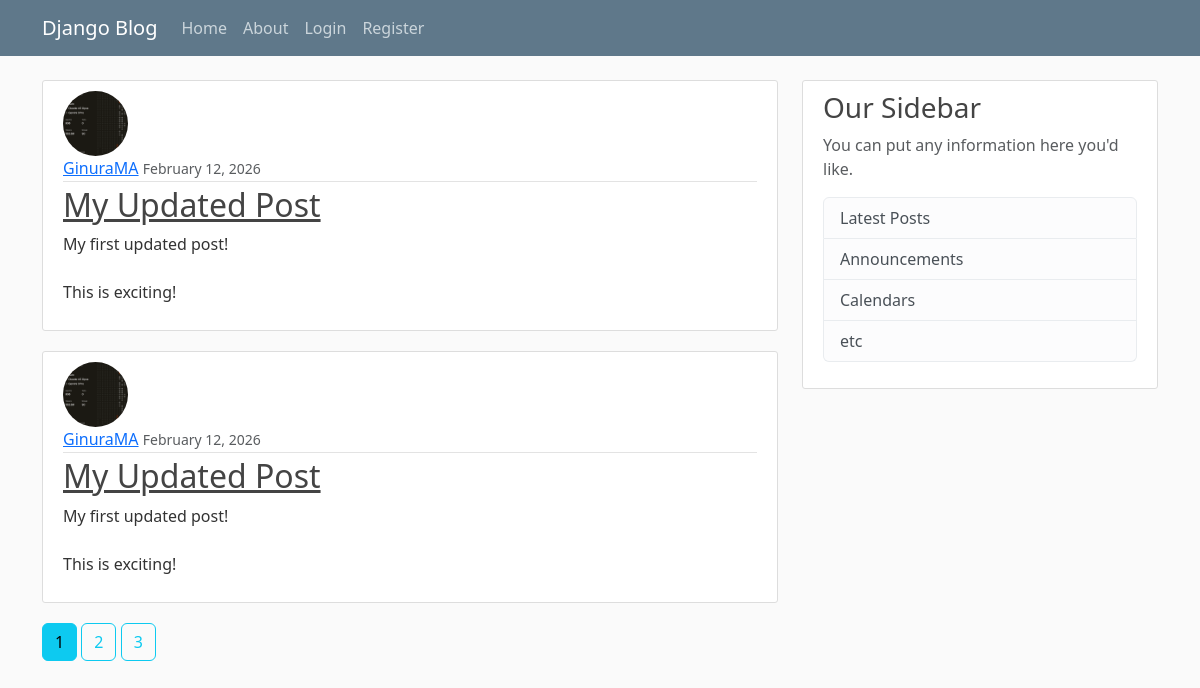
The page / on the database its author committed.
### blog/models.py (models this page shows, shortened)
class Post(models.Model):
    title = models.CharField(max_length=100)
    content = models.TextField()
    date_posted = models.DateField(default=timezone.now)
    author = models.ForeignKey(User, on_delete=models.CASCADE)

### users/models.py (models this page shows, shortened)
class Profile(models.Model):
    user = models.OneToOneField(User, on_delete=models.CASCADE)
    image = models.ImageField(default='default.jpg', upload_to='profile_pics')

### blog/views.py (the view)
# urls.py: path('', PostListView.as_view(), name='blog-home'),
class PostListView(ListView):
    model = Post
    template_name = 'blog/home.html' #it will automatically look inside templates folder
    context_object_name = 'posts'
    ordering = ['-date_posted'] #this order the posts from newest to oldest
    paginate_by = 2

### blog/templates/blog/home.html (shortened to what this page needs)
{% extends "blog/base.html" %}
{% block content %}
    {% for post in posts%}
        <article class="media content-section">
            <img class="rounded-circle article-img" src="{{ post.author.profile.image.url }}">
            <div class="media-body">
                <div class="article-metadata">
                <a class="mr-2" href="#">{{ post.author }}</a>
                <small class="text-muted">{{ post.date_posted|date:"F d, Y" }}</small>
                </div>
                <h2><a class="article-title" href="{% url 'post-detail' post.id %}">{{ post.title }}</a></h2>
                <p class="article-content">{{ post.content }}</p>
            </div>
        </article>
    {% endfor %}
    {% if is_paginated %}
        {% for num in page_obj.paginator.page_range %}
            {% if page_obj.number == num %}
                <a class="btn btn-info mb-4" href="?page={{ num }}">{{ num }}</a>
            {% elif num > page_obj.number|add:'-3' and num < page_obj.number|add:'3'%}
                <a class="btn btn-outline-info mb-4" href="?page={{ num }}">{{ num }}</a>
            {% endif %}
        {% endfor %}
    {% endif %}
{% endblock content %}

### blog/static/blog/main.css (style rules this page uses)
body { background: #fafafa; color: #333333; margin-top: 5rem; }
h1, h2, h3, h4, h5, h6 { color: #444444; }
.content-section { background: #ffffff; padding: 10px 20px; border: 1px solid #dddddd; border-radius: 3px; margin-bottom: 20px; }
.article-title { color: #444444; }
.article-content { white-space: pre-line; }
.article-img { height: 65px; width: 65px; margin-right: 16px; }
.article-metadata { padding-bottom: 1px; margin-bottom: 4px; border-bottom: 1px solid #e3e3e3 }

### rows shown on the page
Post: author.profile.image (picture), author "GinuraMA", date_posted "February 12, 2026", title "My Updated Post", content "My first updated post! This is exciting!"
Post: author.profile.image (picture), author "GinuraMA", date_posted "February 12, 2026", title "My Updated Post", content "My first updated post! This is exciting!"

### other values the page prints
{{ num }} "1"
{{ num }} "2" "3"
